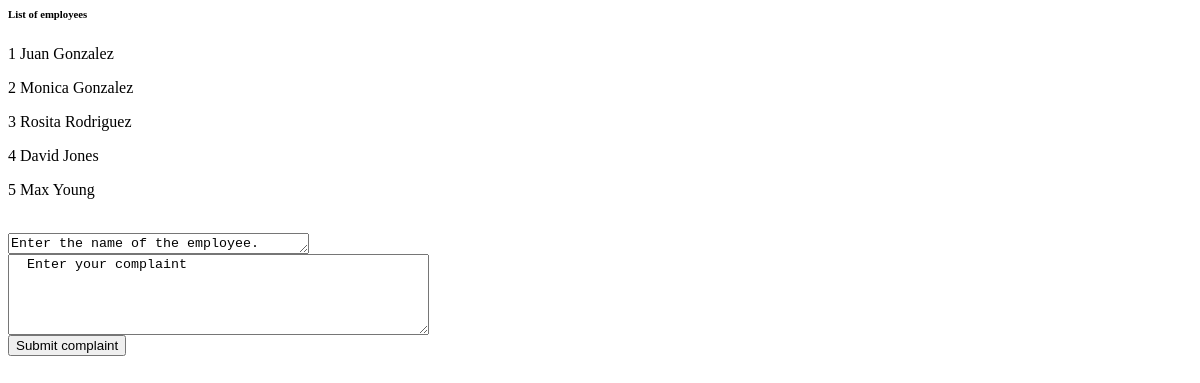
Before: /show_complaint_form/ (signed in) with the older database file.
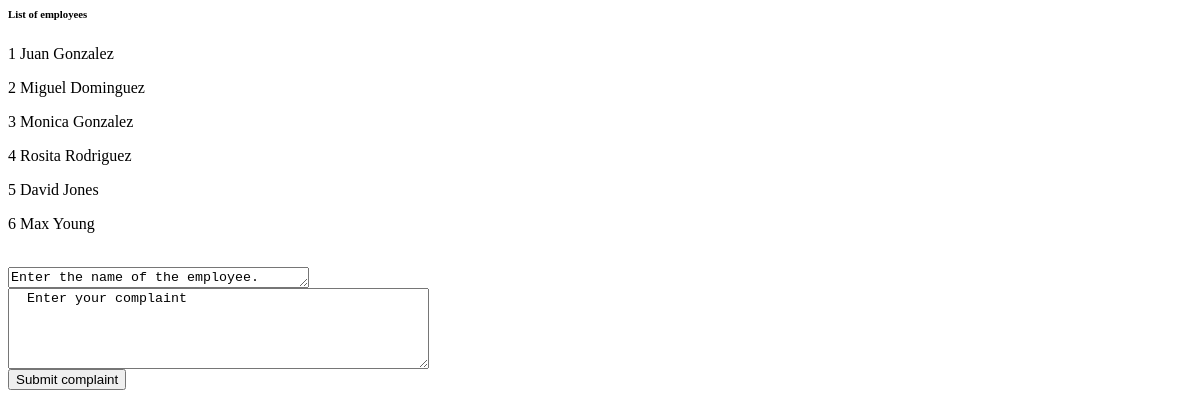
After: the same page with the newer database file.
### tables this page shows
CREATE TABLE employees (
    emp_id VARCHAR(5) not null,
    password varchar(20) not null,
    emp_fname varchar(20) not null,
    emp_lname varchar(20) not null,
    address varchar(40) not null,
    city varchar(20) not null,
    state nchar(2) not null,
    postal char(5) not null,
    apt varchar(5),
    phone nchar(10) not null,
    ssn varchar(9),
    birthdate DATE not null,
    salary decimal(5,2) not null,
    date_hired [timestamp] timestamp,
    hired nchar(1) not null,
    demotions int,
    compliments int,
    complaints int,
    last_ordered [timestamp] timestamp,
    PRIMARY KEY (emp_id)
    );

### app/models/views.py (the view)
@app.route('/show_complaint_form/')
def show_complaint_form():
    db = db_connect()
    hired_employees = db.select_all_hired_employees()
    return render_template("/complaints.html", employees=hired_employees)

### app/models/models.py (called while the page is built)
    def select_all_hired_employees(self):
        result = self.cur.execute("SELECT * FROM employees WHERE hired = 1").fetchall()
        return result

### app/templates/complaints.html
{% if session['logged_in'] == True %}
<body>
<form action="{{ url_for('submit_complaint') }}" method="POST">
    <h6> List of employees</h6>
    {% for employee in employees %}
    <p>{{ loop.index }} {{ employee[2]}} {{employee[3]}}</p>
    {% endfor %}
    <br /><textarea name="employee" cols="35" rows="1">Enter the name of the employee.
    </textarea>
    <br />
  <textarea name="complaint" cols="50" rows="5">
  Enter your complaint
  </textarea><br />
  <input type="submit" value="Submit complaint">
</form>
{% else %}
{% print(session['logged_in']) %}
<p>You need to log in to do that!</p>
{% endif %}
</body>

Changed rows visible on the page:
added employees: emp_fname "Miguel", emp_lname "Dominguez"
